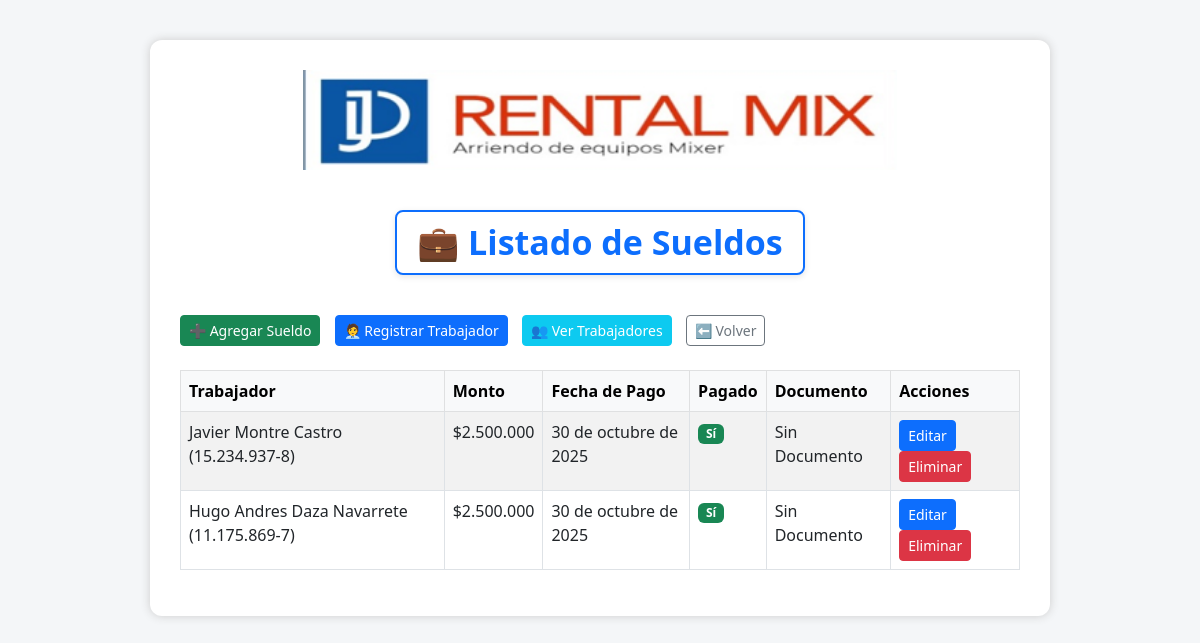
The page /sueldos/sueldos/ on the database its author committed.
### sueldos/models.py (models this page shows, shortened)
class Sueldo(models.Model):
    trabajador = models.ForeignKey(Trabajador, on_delete=models.CASCADE, related_name='sueldos')
    monto = models.DecimalField(max_digits=10, decimal_places=2)
    fecha_pago = models.DateField()
    pagado = models.BooleanField(default=False)
    documento = models.FileField(upload_to='sueldos_documentos/', null=True, blank=True)

class Trabajador(models.Model):
    nombre = models.CharField(max_length=100)
    rut = models.CharField(max_length=12, unique=True)
    fecha_contrato = models.DateField()
    def __str__(self):
        return f"{self.nombre} ({self.rut})"

### sueldos/views.py (the view)
# urls.py: path('sueldos/', views.listar_sueldos, name='listar_sueldos'),
def listar_sueldos(request):
    sueldos = Sueldo.objects.order_by('-fecha_pago')
    return render(request, 'listar_sueldos.html', {'sueldos': sueldos})

### ventas/templatetags/formatos.py (called while the page is built)
@register.filter
def formato_chileno(valor):
    try:
        valor = int(round(float(valor)))
        return '{0:,}'.format(valor).replace(',', '.')
    except:
        return valor

### sueldos/templates/listar_sueldos.html (shortened to what this page needs)
{% load static %}
{% load formatos %}
<!DOCTYPE html>
<html lang="es">
<head>
  <link href="https://cdn.jsdelivr.net/npm/bootstrap@5.3.0/dist/css/bootstrap.min.css" rel="stylesheet">
</head>
<body>
  <div class="container">
    <div class="text-center d-flex flex-column align-items-center">
      <img src="{% static 'img/logo.png' %}" alt="Logo JD Rental Mix" style="height: 100px; width: auto; margin-bottom: 20px;">
      <h1 class="titulo-sueldos">💼 Listado de Sueldos</h1>
    </div>
    <div class="botones-sueldos mb-4 text-start">
      <a href="{% url 'agregar_sueldo' %}" class="btn btn-success btn-sm">➕ Agregar Sueldo</a>
      <a href="{% url 'registrar_trabajador' %}" class="btn btn-primary btn-sm">🧑‍💼 Registrar Trabajador</a>
      <a href="{% url 'listar_trabajadores' %}" class="btn btn-info btn-sm text-white">👥 Ver Trabajadores</a>
      <a href="{% url 'menu_facturas' %}" class="btn btn-outline-secondary btn-sm">⬅️ Volver</a>
    </div>
    <table class="table table-bordered table-striped">
      <thead class="table-light">
        <tr>
          <th>Trabajador</th>
          <th>Monto</th>
          <th>Fecha de Pago</th>
          <th>Pagado</th>
          <th>Documento</th>
          <th>Acciones</th>
        </tr>
      </thead>
      <tbody>
        {% for sueldo in sueldos %}
        <tr>
          <td>{{ sueldo.trabajador }}</td>
          <td>${{ sueldo.monto|floatformat:0|formato_chileno }}</td>
          <td>{{ sueldo.fecha_pago }}</td>
          <td>
            {% if sueldo.pagado %}
              <span class="badge bg-success">Sí</span>
            {% else %}
              <span class="badge bg-warning text-dark">No</span>
            {% endif %}
          </td>
          <td>
            {% if sueldo.documento %}
              <a href="{{ sueldo.documento.url }}" target="_blank">Ver Documento</a>
            {% else %}
              Sin Documento
            {% endif %}
          </td>
          <td>
            <a href="{% url 'editar_sueldo' sueldo.id %}" class="btn btn-primary btn-sm">Editar</a>
            <a href="{% url 'eliminar_sueldo' sueldo.id %}" class="btn btn-danger btn-sm">Eliminar</a>
          </td>
        </tr>
        {% empty %}
        <tr>
          <td colspan="6" class="text-center text-muted">No hay sueldos registrados.</td>
        </tr>
        {% endfor %}
      </tbody>
    </table>
  </div>
</body>
</html>

### sueldos/templates/listar_sueldos.html (style rules this page uses)
body { background-color: #f4f6f8; padding: 40px; }
.container { max-width: 900px; margin: auto; background: #fff; padding: 30px; border-radius: 12px; box-shadow: 0 0 10px #ccc; }
.titulo-sueldos { font-size: 34px; font-weight: 700; background-color: #ffffff; border: 2px solid #0d6efd; padding: 10px 20px; border-radius: 8px; display: inline-block; color: #0d6efd; box-shadow: 0 2px 6px rgba(0,0,0,0.1); margin-top: 20px; margin-bottom: 40px; }
.botones-sueldos a { margin-right: 10px; }

### rows shown on the page
Sueldo: trabajador "Javier Montre Castro (15.234.937-8)", monto "2.500.000", fecha_pago "30 de octubre de 2025", pagado "Sí", documento "Sin Documento"
Sueldo: trabajador "Hugo Andres Daza Navarrete (11.175.869-7)", monto "2.500.000", fecha_pago "30 de octubre de 2025", pagado "Sí", documento "Sin Documento"
